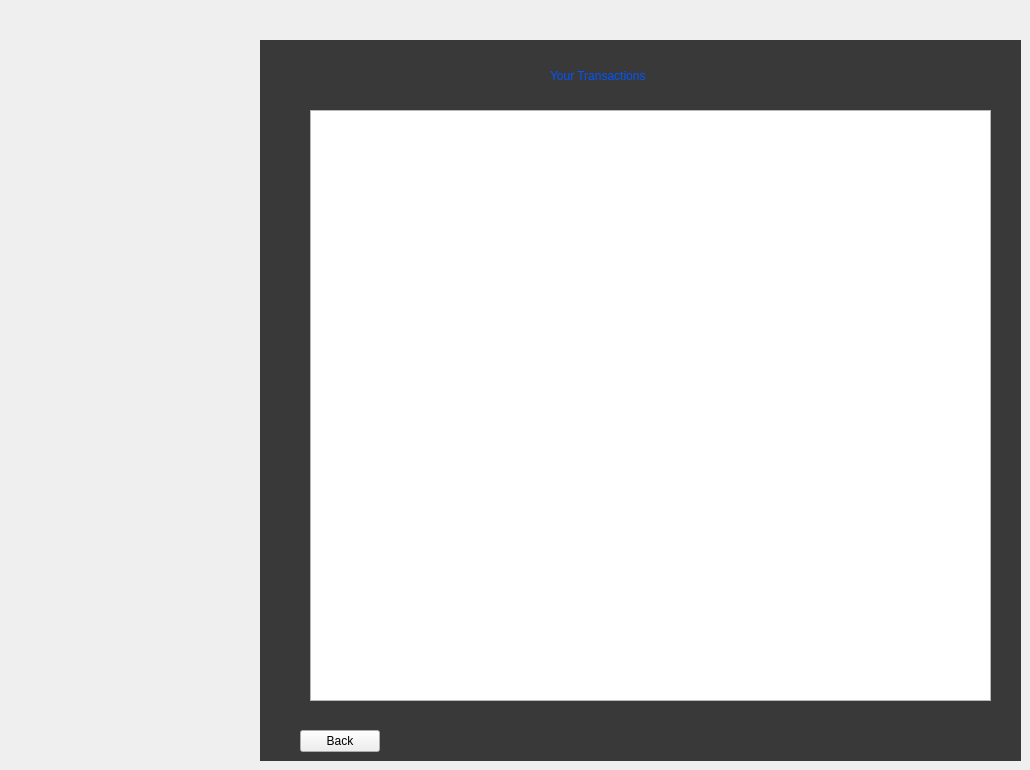
    <widget class="QWidget" name="History">
     <widget class="QTableWidget" name="table_history">
      <property name="geometry">
       <rect>
        <x>310</x>
        <y>110</y>
        <width>681</width>
        <height>591</height>
       </rect>
      </property>
     </widget>
     <widget class="QLabel" name="label_23">
      <property name="geometry">
       <rect>
        <x>260</x>
        <y>40</y>
        <width>761</width>
        <height>721</height>
       </rect>
      </property>
      <property name="styleSheet">
       <string notr="true">background-color:rgb(57, 57, 57)</string>
      </property>
      <property name="text">
       <string/>
      </property>
     </widget>
     <widget class="QLabel" name="label_27">
      <property name="geometry">
       <rect>
        <x>550</x>
        <y>60</y>
        <width>231</width>
        <height>31</height>
       </rect>
      </property>
      <property name="styleSheet">
       <string notr="true">font: 700 20pt &quot;Titr&quot;;
color:rgb(0, 85, 255)</string>
      </property>
      <property name="text">
       <string>Your Transactions</string>
      </property>
     </widget>
     <widget class="QPushButton" name="pushButton_10">
      <property name="geometry">
       <rect>
        <x>300</x>
        <y>730</y>
        <width>80</width>
        <height>22</height>
       </rect>
      </property>
      <property name="text">
       <string>Back</string>
      </property>
     </widget>
     <zorder>label_23</zorder>
     <zorder>table_history</zorder>
     <zorder>label_27</zorder>
     <zorder>pushButton_10</zorder>
    </widget>
